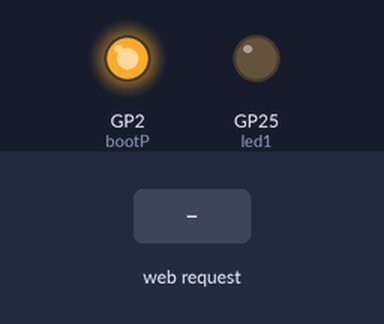
Simulated run of this program. Board: Raspberry Pi Pico running CircuitPython. Shown: output pins drawn as LEDs (lit = HIGH). The test bench sets the inputs (shaded band). What the program prints to the serial console is not drawn.

Above: at 4.2 s.
4.3 s: HTTP request GET /bp received
At 4.8 s:
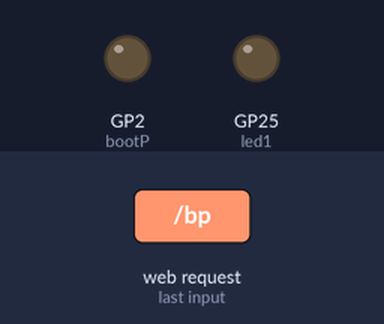
6.8 s: HTTP request GET / received
8.3 s: HTTP request GET /os1/ received
Timing chart, 0 to 11.3 s (numbered marks = the images above; inputs shaded):
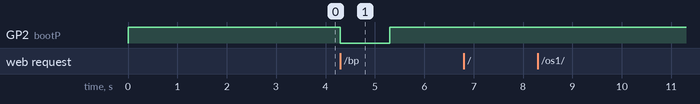

Measured:
- after the input at 4.3 s, GP2 (bootP): HIGH → LOW at once, → HIGH 1.0 s later
- after the input at 6.8 s, every drawn part: stays the same
- after the input at 8.3 s, every drawn part: stays the same

The program:

code.py
```python
import os
import time
import ipaddress
import wifi
import socketpool
import board
import microcontroller
from digitalio import DigitalInOut, Direction
import mdns

from adafruit_httpserver.server import HTTPServer
from adafruit_httpserver.request import HTTPRequest
from adafruit_httpserver.response import HTTPResponse
from adafruit_httpserver.methods import HTTPMethod
from adafruit_httpserver.mime_type import MIMEType

#import usb_hid
#from adafruit_hid.keycode import Keycode
#from adafruit_hid.keyboard import Keyboard


#keyboard = Keyboard(usb_hid.devices)

led1 = DigitalInOut(board.LED)
led1.direction = Direction.OUTPUT
led1.value = False

bootP = DigitalInOut(board.GP2)
bootP.direction = Direction.OUTPUT
bootP.value = True

ipv4 =  ipaddress.IPv4Address("192.168.0.180")
netmask =  ipaddress.IPv4Address("255.255.0.0")
gateway =  ipaddress.IPv4Address("192.168.0.1")
host=wifi.radio
host.set_ipv4_address(ipv4=ipv4,netmask=netmask,gateway=gateway)

mdNS= mdns.Server(host)
mdNS.hostname="dpc"

class glob():
    status="ON"

glob()

wifi.radio.connect("M 2.4G ", "helloWorld11")
pool = socketpool.SocketPool(wifi.radio)
server = HTTPServer(pool)

def webpage(status):
    html1 = """
    <html>
    <head>
        <title>
            PC control
        </title>
        <style>
                body{
                    background-color:#c3f6cc
                }
                #f1{
                    position: absolute;
                    top: 50%;
                    left: 50%;
                    transform: translate(-50%, -50%);
                    background-color: #ac53a6;
                    box-shadow: 0 4px 5px 0 rgb(100 100 100 / 20%), 0 6px 20px 0 rgb(0 0 0 / 19%);
                    border-radius: 5px;
                }
                #button1{
                    width: 50vmin;
                    height: 50vmin;
                    margin: auto;
                    background-color: white;
                    border-radius: 50%;
                    box-shadow: 0 4px 5px 0 rgba(33, 31, 31, 0.2), 0 6px 20px 0 rgba(33, 31, 31, 0.2);
                    margin: 20px;
                    font-size: 20vmin;
                    font-weight: 100;
                    color: rgba(190,180,220,.8);
                    transition-duration: .5s;
                    border: 25px solid rgba(0,255,200,.5);
                }
                #button1:hover{
                    cursor: pointer;
                    box-shadow: 0 4px 10px 0 rgb(61, 58, 58), 0 6px 30px 0 rgb(61, 58, 58);
                    color: rgba(140,140,220,.9);
                    transform: scale(1.05);
                }
                #button1:active{
                    transform: scale(.9);
                    color: rgba(255,100,100,.9);
                }
                .os{
                    background-color: rgb(43, 34, 34);
                    color: silver;
                    font-size: x-large;
                    padding: 10px 20px;
                    border-radius: 5px;
                }
                .os:active{
                    transform: scale(1.01);
                }
                .genericText{
                    font-family: Canva Sans,Noto Sans Variable,Noto Sans,-apple-system,BlinkMacSystemFont,Segoe UI,Helvetica,Arial,sans-serif;
                    font-size: xx-large;
                }
        </style>
    </head>
    <body>
        <div id="f1">
            <table class="genericText">
                <th style="color: rgb(219, 219, 219,.9);">
                    HeadLess PC boot Control
                </th>
            <tr>
                    <td>
                        <button id="button1" class="genericText" onclick="submit()">O</button>
                    </td>
            </tr>
            <tr align="center">
            </tr>
            <tr align="center">
                <td class="genericText" id="Stat">
                    <h2 id="Stat" style="color:white">Status:<br>
    """
    html2="""
            </h2>
            </td>
                    </tr>
                </table>
            </div>
            <script lang="javascript">
                let butn=document.getElementById("button1");
                let flag=0;
                let status=document.getElementById("Stat")
                function submit() {
					butn.style.transform = "scale(0.9)";
					butn.style.color="rgba(255,100,100,.9)";
					butn.style.border="25px solid rgba(200,125,20,.6)"
					if(!flag){
						flag=1
						const xhttp = new XMLHttpRequest();
						xhttp.onload = function() {
							status.innerHTML+="<h1 style='color:white'>"+xhttp.responseText+"</h1>"
						}
						xhttp.open("GET", '/bp', true);
						xhttp.send();
					}
				}
            </script>
            </body>
        </html>
    """
    print(status)
    return html1+status+html2

@server.route("/",method=HTTPMethod.GET)
def base(request: HTTPRequest):
    with HTTPResponse(request, content_type=MIMEType.TYPE_HTML) as response:
        response.send(webpage(glob.status))

@server.route("/bp", method=HTTPMethod.GET)
def route_func(request: HTTPRequest):
    with HTTPResponse(request, content_type=MIMEType.TYPE_HTML) as response:
        if "ON" in glob.status:
            response.send("Turning OFF")
        else:
            response.send("Turning ON")
        bootP.value=False
        time.sleep(1)
        bootP.value=True

@server.route("/os1/", method=HTTPMethod.GET)
def route_func(request: HTTPRequest):
    if request.query_params.get("s")=="con":
        glob.status="ON[Linux]"
    else:
        glob.status="OFF[Linux]"
    with HTTPResponse(request, content_type=MIMEType.TYPE_HTML) as response:
        response.send("done")
        print(glob.status)

@server.route("/os2/", method=HTTPMethod.GET)
def route_func(request: HTTPRequest):
    if request.query_params.get("s")=="con":
        glob.status="ON[Windows]"
    else:
        glob.status="OFF[Windows]"
    with HTTPResponse(request, content_type=MIMEType.TYPE_HTML) as response:
        response.send("done")
        print(glob.status)


try:
    wifi.radio.connect("M 2.4G ", "helloWorld11")
    server.start(str(wifi.radio.ipv4_address))
    print("Listening on http://%s:80" % wifi.radio.ipv4_address)
except OSError:
    time.sleep(5)
    print("restarting..")
    microcontroller.reset()


while True:
    try:
        server.poll()
        mdNS.advertise_service(service_type="_http", protocol="_tcp", port=80)
    except Exception as e:
        print(e)
        continue
```
